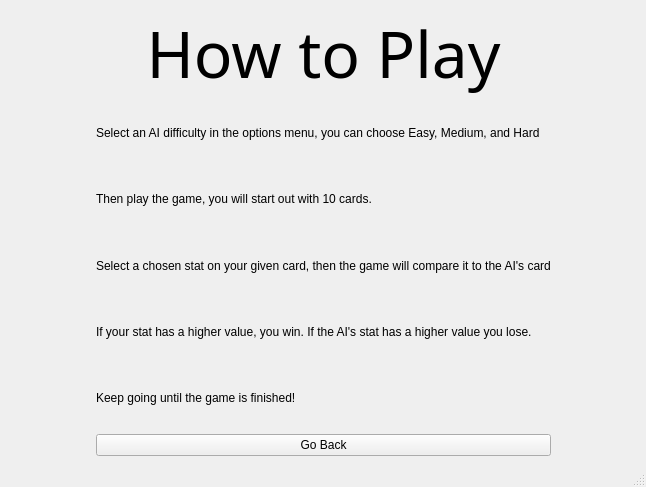
<?xml version="1.0" encoding="UTF-8"?>
<ui version="4.0">
 <class>MainWindow</class>
 <widget class="QMainWindow" name="MainWindow">
  <property name="geometry">
   <rect>
    <x>0</x>
    <y>0</y>
    <width>646</width>
    <height>487</height>
   </rect>
  </property>
  <property name="windowTitle">
   <string>MainWindow</string>
  </property>
  <widget class="QWidget" name="centralwidget">
   <layout class="QGridLayout" name="gridLayout">
    <item row="1" column="1">
     <layout class="QGridLayout" name="gridLayout_3">
      <item row="3" column="0">
       <widget class="QLabel" name="label_4">
        <property name="text">
         <string>Select a chosen stat on your given card, then the game will compare it to the AI's card</string>
        </property>
       </widget>
      </item>
      <item row="5" column="0">
       <widget class="QLabel" name="label_6">
        <property name="text">
         <string>Keep going until the game is finished!</string>
        </property>
       </widget>
      </item>
      <item row="0" column="0">
       <widget class="QLabel" name="label">
        <property name="font">
         <font>
          <family>Futura</family>
          <pointsize>48</pointsize>
          <italic>false</italic>
         </font>
        </property>
        <property name="text">
         <string>How to Play</string>
        </property>
        <property name="alignment">
         <set>Qt::AlignCenter</set>
        </property>
        <property name="indent">
         <number>2</number>
        </property>
       </widget>
      </item>
      <item row="1" column="0">
       <widget class="QLabel" name="label_2">
        <property name="text">
         <string>Select an AI difficulty in the options menu, you can choose Easy, Medium, and Hard</string>
        </property>
       </widget>
      </item>
      <item row="6" column="0">
       <widget class="QPushButton" name="back_btn">
        <property name="text">
         <string>Go Back</string>
        </property>
       </widget>
      </item>
      <item row="2" column="0">
       <widget class="QLabel" name="label_3">
        <property name="text">
         <string>Then play the game, you will start out with 10 cards.</string>
        </property>
       </widget>
      </item>
      <item row="4" column="0">
       <widget class="QLabel" name="label_5">
        <property name="text">
         <string>If your stat has a higher value, you win. If the AI's stat has a higher value you lose.</string>
        </property>
       </widget>
      </item>
     </layout>
    </item>
    <item row="1" column="0">
     <spacer name="horizontalSpacer">
      <property name="orientation">
       <enum>Qt::Horizontal</enum>
      </property>
      <property name="sizeHint" stdset="0">
       <size>
        <width>40</width>
        <height>20</height>
       </size>
      </property>
     </spacer>
    </item>
    <item row="1" column="2">
     <spacer name="horizontalSpacer_2">
      <property name="orientation">
       <enum>Qt::Horizontal</enum>
      </property>
      <property name="sizeHint" stdset="0">
       <size>
        <width>40</width>
        <height>20</height>
       </size>
      </property>
     </spacer>
    </item>
   </layout>
  </widget>
  <widget class="QStatusBar" name="statusbar"/>
 </widget>
 <resources/>
 <connections/>
</ui>
